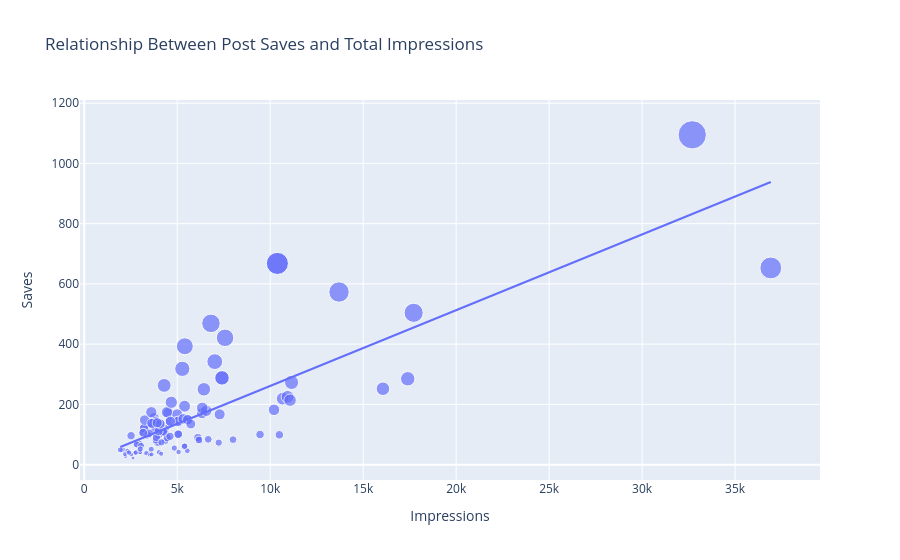

The cell this chart's notebook holds for it:
### Markdown cell above
## A larger number of shares will result in a higher reach, but shares don’t affect the reach of a post as much as likes do. Now let’s have a look at the relationship between the number of saves and the number of impressions:

### Code cell
figure = px.scatter(data_frame = data, x="Impressions",
                    y="Saves", size="Saves", trendline="ols", 
                    title = "Relationship Between Post Saves and Total Impressions")
figure.show()
